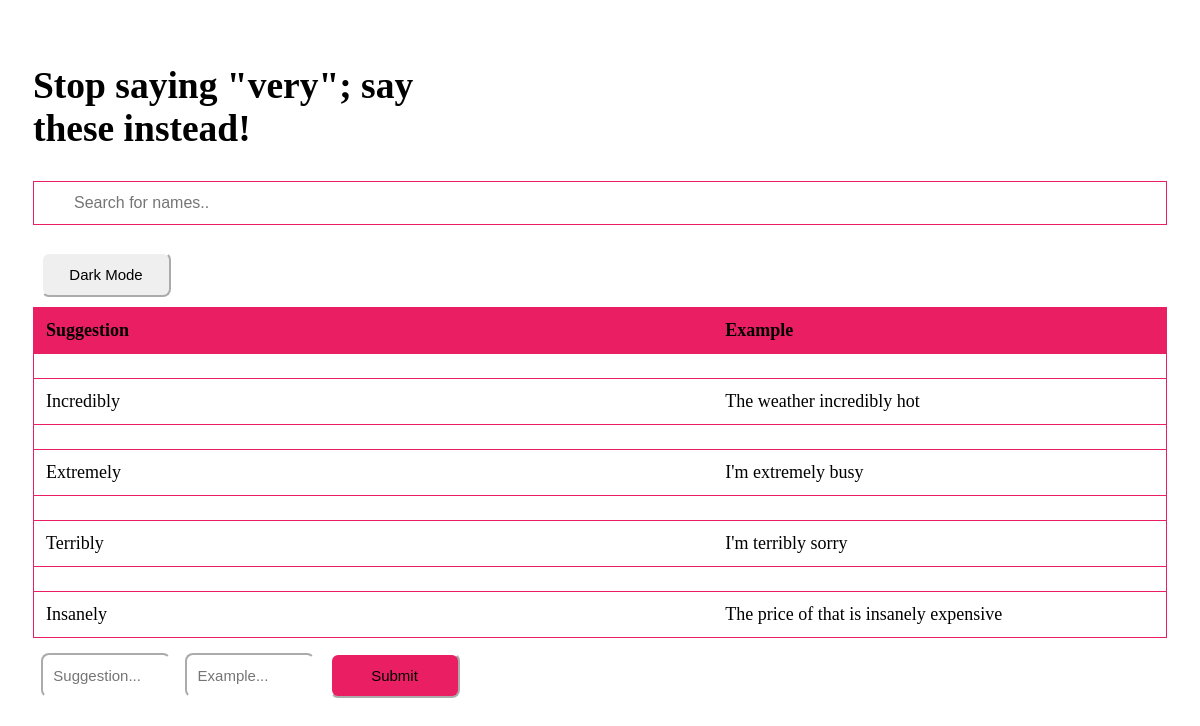
The app's page /new_things_very with its own data.
### PracticeEnglish/models.py (models this page shows, shortened)
class new_thing_very(models.Model):
    new = models.CharField(max_length=30)
    example = models.CharField(max_length=60)

### PracticeEnglish/views.py (the view)
# urls.py: path('new_things_very' , views.new_things_very, name= 'new_things_very'),
def new_things_very(request):
    if request.method == "POST":
        form = request.POST
        new_thing_very.objects.create(new = form["new"], example = form["example"])
    context ={
        'new_things_very' : new_thing_very.objects.all()
    }
    return render(request, 'PracticeEnglish/new_things_very.html', context)

### PracticeEnglish/templates/PracticeEnglish/new_things_very.html (shortened to what this page needs)
<!DOCTYPE html>
<html>
<head>
  <link rel="stylesheet" href="https://cdnjs.cloudflare.com/ajax/libs/font-awesome/4.7.0/css/font-awesome.min.css">
</head>
<body>
<h2 style="width:40%; font-family:verdana">Stop saying "very"; say these instead!</h2>
<input type="text" id="myInput" onkeyup="myFunction()" placeholder="Search for names.." title="Type in a name">
<table id="myTable">
  <tr class="header">
    <th style="width:60%; font-family:verdana">Suggestion</th>
    <th style="width:40%; font-family:verdana">Example</th>
  </tr>
  <tbody>
    {% for new_thing_very in new_things_very %}
    <th scope="row"></th>
    <tr>
    <td>
        {{ new_thing_very.new }}
    </td>
    <td>
        {{ new_thing_very.example }}
    </td>
    </tr>
    {% endfor %}
    <button onclick="myFunction2()" style="width:130px; height: 45px; margin-bottom: 10px; margin-left: 8px;margin-top: 15px; border-radius: 8px; font-size: 15px; border-color: white;"><div id="myDIV">Dark Mode</div></button>
 </tbody>
</table>
<form action="/new_things_very" method="post">{% csrf_token %}
  <input type="text" name="new" id="new" placeholder="  Suggestion..." style="width:130px; height: 45px; margin-bottom: 10px; margin-left: 8px;margin-top: 15px; border-radius: 8px; font-size: 15px; border-color: white;">
  <input type="text" name="example" id="example" placeholder="  Example..." style="width:130px; height: 45px; margin-bottom: 10px; margin-left: 8px;margin-top: 15px; border-radius: 8px; font-size: 15px; border-color: white; " >
  <input type="submit"style="width:130px; height: 45px; margin-bottom: 10px; margin-left: 8px; margin-top: 15px; background-color: #e91e63; border-radius: 8px; font-size: 15px; border-color: white;">
</form>
</body>
</html>

### PracticeEnglish/templates/PracticeEnglish/new_things_very.html (style rules this page uses)
* { box-sizing: border-box; }
#myInput { background-image: url('/css/searchicon.png'); background-position: 10px 10px; background-repeat: no-repeat; width: 100%; font-size: 16px; padding: 12px 20px 12px 40px; border: 1px solid #e91e63; margin-bottom: 12px; }
#myTable { border-collapse: collapse; width: 100%; border: 1px solid #e91e63; font-size: 18px; }
#myTable th, #myTable td { text-align: left; padding: 12px; }
#myTable tr { border-bottom: 1px solid #e91e63; }
#myTable tr.header, #myTable tr:hover { background-color: #e91e63; }
body { padding: 25px; background-color: white; color: black; font-size: 25px; }

### records on screen
new_thing_very: new "Incredibly", example "The weather incredibly hot"
new_thing_very: new "Extremely", example "I'm extremely busy"
new_thing_very: new "Terribly", example "I'm terribly sorry"
new_thing_very: new "Insanely", example "The price of that is insanely expensive"
